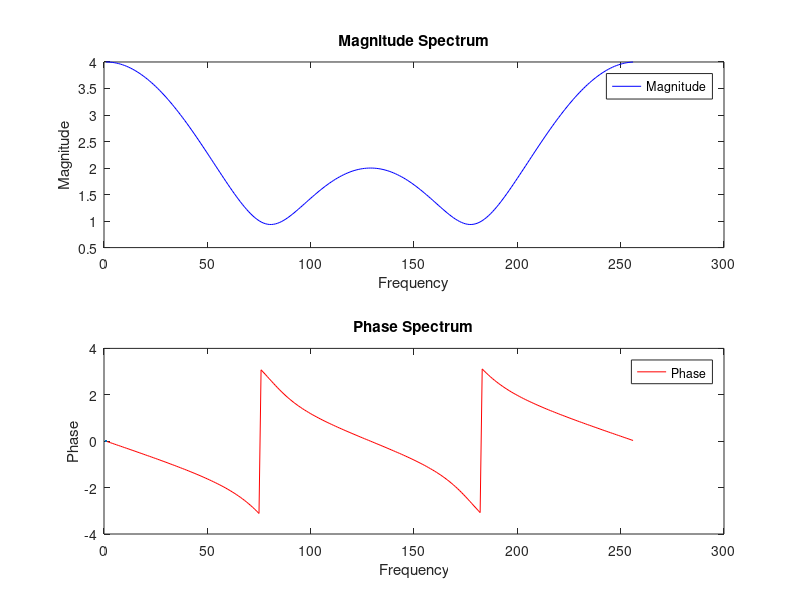

Write the MATLAB code that produced this figure.

% x(n) = d(n) + d(n-1) + 2d(n-2)

x = [1 1 2];

% Remember that FT is periodic with period 2*pi
%
% Matlab Plots one period of DTFT from 0 to 2*pi
%
% Matlab samples the frequency axis and plots at N=256 samples

numberOfSamples= 256;

dw = 2*pi/numberOfSamples;
% 2 = [0 dw 2dw 3dw ... 2pi-dw]
w = 0:dw:2*pi-dw;


% Take fast fourier transform
fft_x = fft(x,numberOfSamples);

%fft_x = fft(x,256);
%                -> How many points that you want to take fft

% Magnitude 

% MANUEL
mag_x = sqrt( (1+cos(w)+cos(2*w)).^2 + (1+sin(w)+sin(2*w)).^2 );
hold on
plot(mag_x)


subplot(2,1,1);
plot(abs(fft_x),'b')

% Set title
title("Magnitude Spectrum")

% Set axis labels
xlabel('Frequency');
ylabel('Magnitude');


legend('Magnitude')

% Phase
subplot(2,1,2);
plot(angle(fft_x),'r')

% MANUEL
phase_x = atan( (-sin(w) -2*sin(2*w)) / (1+cos(w)+cos(2*w)));
hold on
plot(phase_x);

% Set title
title("Phase Spectrum")

% Set axis labels
xlabel('Frequency');
ylabel('Phase');


legend('Phase')

%%  OFFICIAL CODE

% y(n-1) + 2*y(n) = x(n) + 3*x(n-2) + x(n-3)


% initialize y and x to zero
y = zeros(31,1);
x = zeros(31,1);


% In matlab if you have x(n), n should be greater than 0.
% because of that we add a +1 to our indices.
x(1) = 1; % x(0)
x(2) = 1; % x(1) 


% create the memory buffers
x_buf = zeros(1,3); % x_buf = [x(n-1) x(n-2) x(n-3)]
y_buf = zeros(1,1); % y_buf = [y(n-1)]

% for n = 1:31
%     y(n) = 0.5*(x(n) + 3*x(n-2) + x(n-3) - y(n-1));
% end

for n = 1:31
    y(n) = 0.5*(x(n) + 3*x_buf(2) + x_buf(3) - y_buf);
    
    y_buf = y(n);
    
    x_buf = [x(n) x_buf(1:2)];
end


% n = 1, x_buf[x(0) x(-1) x(-2)]
% n = 2, x_buf[x(1) x(0) x(-1)]
% n = 3, x_buf[x(2) x(1) x(0)]




